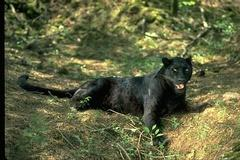
%> input picture misc/NcutImage_7/specific_NcutImage_files/jpg_images/1.jpg, 240 x 160 px
$ octave --eval "result = compute_edge_weight(imread('../../../../misc/NcutImage_7/specific_NcutImage_files/jpg_images/1.jpg'));"   (GNU Octave 9; MATLAB toolbox functions it lacks are replaced by stand-ins)
%> lines starting %> are read from the running program, lines starting %| are printed output that depends on the picture
%
%   Duality-based TV-L1 Optical Flow
%
%   Author: Thomas Pock
%
%   If you use this file or package for your work, please refer to the
%   following paper:
%     @INPROCEEDINGS{Zach2007_OpticalFlow,
%       author = {C. Zach and T. Pock and H. Bischof} ,
%       title = {A Duality Based Approach for Realtime TV-L1 Optical Flow},
%       pages = {214--223} ,
%       year = {2007} ,
%       booktitle = {Pattern Recognition (Proc. DAGM)} ,
%       address = {Heidelberg, Germany} ,
%     }
%
%   License:
%     Copyright (C) 2009 Institute for Computer Graphics and Vision,
%                      Graz University of Technology
%
%     This program is free software; you can redistribute it and/or modify
%     it under the terms of the GNU General Public License as published by
%     the Free Software Foundation; either version 3 of the License, or
%     (at your option) any later version.
%
%     This program is distributed in the hope that it will be useful,
%     but WITHOUT ANY WARRANTY; without even the implied warranty of
%     MERCHANTABILITY or FITNESS FOR A PARTICULAR PURPOSE.  See the
%     GNU General Public License for more details.
%
%     You should have received a copy of the GNU General Public License
%     along with this program.  If not, see <http://www.gnu.org/licenses/>.

function [g] = compute_edge_weight(f)

[M N] = size(f);
%> M = 160; N = 720

q = 0.5;
alpha = 1.0;
sigma = 1.0;

ks = min(5, 2*(round(3*sigma))+1);
f_g = imfilter(f,fspecial('gaussian',[ks ks], sigma),'replicate');
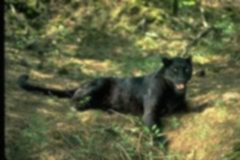
%> f_g: size 160x240x3 uint8; mean R, G, B 96.3, 99.6, 64.7; mean of the top-left, top-right, bottom-left and bottom-right quarters 83.6, 94, 70.8, 99.1
mask = [-1 0 1];
fx = imfilter(f_g,mask,'replicate');
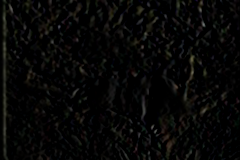
%> fx: size 160x240x3 uint8; mean R, G, B 6.6, 6.5, 5.8
fy = imfilter(f_g,mask','replicate');
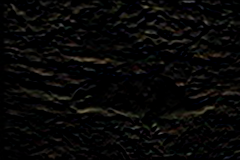
%> fy: size 160x240x3 uint8; mean R, G, B 7.7, 7.3, 6.6

norm = sqrt(fx.^2 + fy.^2);
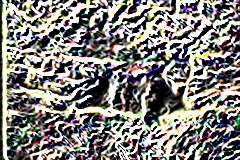
%> norm: size 160x240x3 double; mean R, G, B 8.22, 8.1, 7.77; drawn with min black and max white

g = max(1e-06, exp(-alpha*norm.^q));
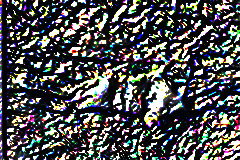
%> g: size 160x240x3 double; mean R, G, B 0.309, 0.312, 0.32

$ run again, on misc/NcutImage_7/specific_NcutImage_files/jpg_images/2.jpg
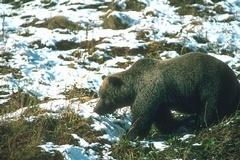
%> input picture misc/NcutImage_7/specific_NcutImage_files/jpg_images/2.jpg, 240 x 160 px
%> in compute_edge_weight, `norm = sqrt(fx.^2 + fy.^2);`:
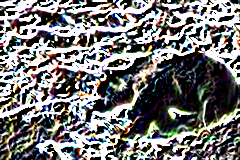
%> norm: size 160x240x3 double; mean R, G, B 7.47, 7.42, 7.44; drawn with min black and max white
%> in compute_edge_weight, `g = max(1e-06, exp(-alpha*norm.^q));`:
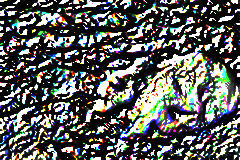
%> g: size 160x240x3 double; mean R, G, B 0.367, 0.373, 0.364

$ run again, on misc/NcutImage_7/specific_NcutImage_files/jpg_images/3.jpg
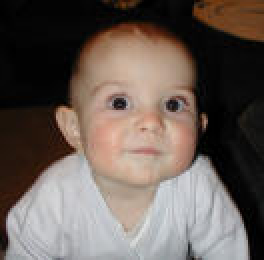
%> input picture misc/NcutImage_7/specific_NcutImage_files/jpg_images/3.jpg, 132 x 130 px (shown 2 times larger)
%> in compute_edge_weight, `norm = sqrt(fx.^2 + fy.^2);`:
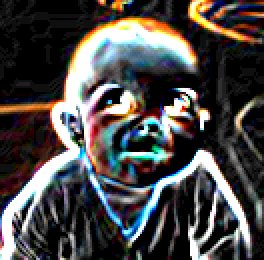
%> norm: size 130x132x3 double (shown 2 times larger); mean R, G, B 4.75, 4.62, 4.56; drawn with min black and max white
%> in compute_edge_weight, `g = max(1e-06, exp(-alpha*norm.^q));`:
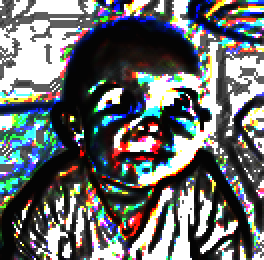
%> g: size 130x132x3 double (shown 2 times larger); mean R, G, B 0.407, 0.42, 0.421
